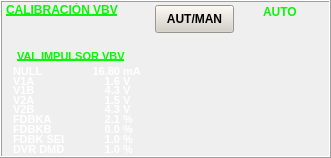
  <widget class="QFrame" name="FrCalVBV_">
   <property name="geometry">
    <rect>
     <x>7</x>
     <y>40</y>
     <width>331</width>
     <height>158</height>
    </rect>
   </property>
   <property name="frameShape">
    <enum>QFrame::Box</enum>
   </property>
   <property name="frameShadow">
    <enum>QFrame::Raised</enum>
   </property>
   <widget class="QLabel" name="lbVBVT">
    <property name="geometry">
     <rect>
      <x>6</x>
      <y>3</y>
      <width>121</width>
      <height>13</height>
     </rect>
    </property>
    <property name="font">
     <font>
      <pointsize>9</pointsize>
      <weight>75</weight>
      <bold>true</bold>
      <underline>true</underline>
     </font>
    </property>
    <property name="layoutDirection">
     <enum>Qt::LeftToRight</enum>
    </property>
    <property name="styleSheet">
     <string notr="true">background-color: rgba(255, 255, 255, 0);
color: rgb(8, 247, 8);</string>
    </property>
    <property name="text">
     <string>CALIBRACIÓN VBV</string>
    </property>
   </widget>
   <widget class="QLabel" name="lbAutoVBV">
    <property name="geometry">
     <rect>
      <x>263</x>
      <y>4</y>
      <width>41</width>
      <height>16</height>
     </rect>
    </property>
    <property name="font">
     <font>
      <pointsize>9</pointsize>
      <weight>75</weight>
      <bold>true</bold>
      <underline>false</underline>
     </font>
    </property>
    <property name="layoutDirection">
     <enum>Qt::LeftToRight</enum>
    </property>
    <property name="styleSheet">
     <string notr="true">background-color: rgba(255, 255, 255, 0);
color: rgb(8, 247, 8);</string>
    </property>
    <property name="text">
     <string>AUTO</string>
    </property>
   </widget>
   <widget class="QPushButton" name="btnAUTVBV">
    <property name="geometry">
     <rect>
      <x>155</x>
      <y>5</y>
      <width>79</width>
      <height>28</height>
     </rect>
    </property>
    <property name="font">
     <font>
      <pointsize>9</pointsize>
      <weight>75</weight>
      <bold>true</bold>
     </font>
    </property>
    <property name="styleSheet">
     <string notr="true">background-color: rgb(212, 208, 200);</string>
    </property>
    <property name="text">
     <string>AUT/MAN</string>
    </property>
   </widget>
   <widget class="QLabel" name="lbVBVT_2">
    <property name="geometry">
     <rect>
      <x>17</x>
      <y>48</y>
      <width>121</width>
      <height>16</height>
     </rect>
    </property>
    <property name="font">
     <font>
      <pointsize>8</pointsize>
      <weight>75</weight>
      <bold>true</bold>
      <underline>true</underline>
     </font>
    </property>
    <property name="layoutDirection">
     <enum>Qt::LeftToRight</enum>
    </property>
    <property name="styleSheet">
     <string notr="true">background-color: rgba(255, 255, 255, 0);
color: rgb(8, 247, 8);</string>
    </property>
    <property name="text">
     <string>VAL IMPULSOR VBV</string>
    </property>
   </widget>
   <widget class="QLabel" name="lbImpVBVT_1">
    <property name="geometry">
     <rect>
      <x>13</x>
      <y>63</y>
      <width>41</width>
      <height>16</height>
     </rect>
    </property>
    <property name="font">
     <font>
      <pointsize>8</pointsize>
      <weight>75</weight>
      <bold>true</bold>
      <underline>false</underline>
     </font>
    </property>
    <property name="layoutDirection">
     <enum>Qt::LeftToRight</enum>
    </property>
    <property name="styleSheet">
     <string notr="true">color: rgb(255, 255, 255);
background-color: rgba(255, 255, 255, 0);</string>
    </property>
    <property name="text">
     <string>NULL</string>
    </property>
   </widget>
   <widget class="QLabel" name="lbImpVBV_1">
    <property name="geometry">
     <rect>
      <x>59</x>
      <y>63</y>
      <width>61</width>
      <height>16</height>
     </rect>
    </property>
    <property name="font">
     <font>
      <pointsize>8</pointsize>
      <weight>75</weight>
      <bold>true</bold>
      <underline>false</underline>
     </font>
    </property>
    <property name="layoutDirection">
     <enum>Qt::LeftToRight</enum>
    </property>
    <property name="styleSheet">
     <string notr="true">color: rgb(255, 255, 255);
background-color: rgba(255, 255, 255, 0);</string>
    </property>
    <property name="text">
     <string>16.80</string>
    </property>
    <property name="alignment">
     <set>Qt::AlignRight|Qt::AlignTrailing|Qt::AlignVCenter</set>
    </property>
   </widget>
   <widget class="QLabel" name="lbImpVBVU_1">
    <property name="geometry">
     <rect>
      <x>123</x>
      <y>63</y>
      <width>41</width>
      <height>16</height>
     </rect>
    </property>
    <property name="font">
     <font>
      <pointsize>8</pointsize>
      <weight>75</weight>
      <bold>true</bold>
      <underline>false</underline>
     </font>
    </property>
    <property name="layoutDirection">
     <enum>Qt::LeftToRight</enum>
    </property>
    <property name="styleSheet">
     <string notr="true">color: rgb(255, 255, 255);
background-color: rgba(255, 255, 255, 0);</string>
    </property>
    <property name="text">
     <string>mA</string>
    </property>
   </widget>
   <widget class="QLabel" name="lbImpVBVT_2">
    <property name="geometry">
     <rect>
      <x>13</x>
      <y>73</y>
      <width>41</width>
      <height>16</height>
     </rect>
    </property>
    <property name="font">
     <font>
      <pointsize>8</pointsize>
      <weight>75</weight>
      <bold>true</bold>
      <underline>false</underline>
     </font>
    </property>
    <property name="layoutDirection">
     <enum>Qt::LeftToRight</enum>
    </property>
    <property name="styleSheet">
     <string notr="true">color: rgb(255, 255, 255);
background-color: rgba(255, 255, 255, 0);</string>
    </property>
    <property name="text">
     <string>V1A</string>
    </property>
   </widget>
   <widget class="QLabel" name="lbImpVBV_2">
    <property name="geometry">
     <rect>
      <x>59</x>
      <y>73</y>
      <width>61</width>
      <height>16</height>
     </rect>
    </property>
    <property name="font">
     <font>
      <pointsize>8</pointsize>
      <weight>75</weight>
      <bold>true</bold>
      <underline>false</underline>
     </font>
    </property>
    <property name="layoutDirection">
     <enum>Qt::LeftToRight</enum>
    </property>
    <property name="styleSheet">
     <string notr="true">color: rgb(255, 255, 255);
background-color: rgba(255, 255, 255, 0);</string>
    </property>
    <property name="text">
     <string>1.6</string>
    </property>
    <property name="alignment">
     <set>Qt::AlignRight|Qt::AlignTrailing|Qt::AlignVCenter</set>
    </property>
   </widget>
   <widget class="QLabel" name="lbImpVBVU_2">
    <property name="geometry">
     <rect>
      <x>123</x>
      <y>73</y>
      <width>41</width>
      <height>16</height>
     </rect>
    </property>
    <property name="font">
     <font>
      <pointsize>8</pointsize>
      <weight>75</weight>
      <bold>true</bold>
      <underline>false</underline>
     </font>
    </property>
    <property name="layoutDirection">
     <enum>Qt::LeftToRight</enum>
    </property>
    <property name="styleSheet">
     <string notr="true">color: rgb(255, 255, 255);
background-color: rgba(255, 255, 255, 0);</string>
    </property>
    <property name="text">
     <string>V</string>
    </property>
   </widget>
   <widget class="QLabel" name="lbImpVBVT_3">
    <property name="geometry">
     <rect>
      <x>13</x>
      <y>82</y>
      <width>41</width>
      <height>16</height>
     </rect>
    </property>
    <property name="font">
     <font>
      <pointsize>8</pointsize>
      <weight>75</weight>
      <bold>true</bold>
      <underline>false</underline>
     </font>
    </property>
    <property name="layoutDirection">
     <enum>Qt::LeftToRight</enum>
    </property>
    <property name="styleSheet">
     <string notr="true">color: rgb(255, 255, 255);
background-color: rgba(255, 255, 255, 0);</string>
    </property>
    <property name="text">
     <string>V1B</string>
    </property>
   </widget>
   <widget class="QLabel" name="lbImpVBV_3">
    <property name="geometry">
     <rect>
      <x>59</x>
      <y>82</y>
      <width>61</width>
      <height>16</height>
     </rect>
    </property>
    <property name="font">
     <font>
      <pointsize>8</pointsize>
      <weight>75</weight>
      <bold>true</bold>
      <underline>false</underline>
     </font>
    </property>
    <property name="layoutDirection">
     <enum>Qt::LeftToRight</enum>
    </property>
    <property name="styleSheet">
     <string notr="true">color: rgb(255, 255, 255);
background-color: rgba(255, 255, 255, 0);</string>
    </property>
    <property name="text">
     <string>4.3</string>
    </property>
    <property name="alignment">
     <set>Qt::AlignRight|Qt::AlignTrailing|Qt::AlignVCenter</set>
    </property>
   </widget>
   <widget class="QLabel" name="lbImpVBVU_3">
    <property name="geometry">
     <rect>
      <x>123</x>
      <y>82</y>
      <width>41</width>
      <height>16</height>
     </rect>
    </property>
    <property name="font">
     <font>
      <pointsize>8</pointsize>
      <weight>75</weight>
      <bold>true</bold>
      <underline>false</underline>
     </font>
    </property>
    <property name="layoutDirection">
     <enum>Qt::LeftToRight</enum>
    </property>
    <property name="styleSheet">
     <string notr="true">color: rgb(255, 255, 255);
background-color: rgba(255, 255, 255, 0);</string>
    </property>
    <property name="text">
     <string>V</string>
    </property>
   </widget>
   <widget class="QLabel" name="lbIMPVBVU_4">
    <property name="geometry">
     <rect>
      <x>123</x>
      <y>92</y>
      <width>41</width>
      <height>16</height>
     </rect>
    </property>
    <property name="font">
     <font>
      <pointsize>8</pointsize>
      <weight>75</weight>
      <bold>true</bold>
      <underline>false</underline>
     </font>
    </property>
    <property name="layoutDirection">
     <enum>Qt::LeftToRight</enum>
    </property>
    <property name="styleSheet">
     <string notr="true">background-color: rgba(255, 255, 255, 0);
color: rgb(255, 255, 255);</string>
    </property>
    <property name="text">
     <string>V</string>
    </property>
   </widget>
   <widget class="QLabel" name="lbIMPVBV_4">
    <property name="geometry">
     <rect>
      <x>59</x>
      <y>92</y>
      <width>61</width>
      <height>16</height>
     </rect>
    </property>
    <property name="font">
     <font>
      <pointsize>8</pointsize>
      <weight>75</weight>
      <bold>true</bold>
      <underline>false</underline>
     </font>
    </property>
    <property name="layoutDirection">
     <enum>Qt::LeftToRight</enum>
    </property>
    <property name="styleSheet">
     <string notr="true">background-color: rgba(255, 255, 255, 0);
color: rgb(255, 255, 255);</string>
    </property>
    <property name="text">
     <string>1.5</string>
    </property>
    <property name="alignment">
     <set>Qt::AlignRight|Qt::AlignTrailing|Qt::AlignVCenter</set>
    </property>
   </widget>
   <widget class="QLabel" name="lbIMPVBVT_4">
    <property name="geometry">
     <rect>
      <x>13</x>
      <y>92</y>
      <width>41</width>
      <height>16</height>
     </rect>
    </property>
    <property name="font">
     <font>
      <pointsize>8</pointsize>
      <weight>75</weight>
      <bold>true</bold>
      <underline>false</underline>
     </font>
    </property>
    <property name="layoutDirection">
     <enum>Qt::LeftToRight</enum>
    </property>
    <property name="styleSheet">
     <string notr="true">color: rgb(255, 255, 255);
background-color: rgba(255, 255, 255, 0);</string>
    </property>
    <property name="text">
     <string>V2A</string>
    </property>
   </widget>
   <widget class="QLabel" name="lbIMPVBVT_5">
    <property name="geometry">
     <rect>
      <x>13</x>
      <y>101</y>
      <width>41</width>
      <height>16</height>
     </rect>
    </property>
    <property name="font">
     <font>
      <pointsize>8</pointsize>
      <weight>75</weight>
      <bold>true</bold>
      <underline>false</underline>
     </font>
    </property>
    <property name="layoutDirection">
     <enum>Qt::LeftToRight</enum>
    </property>
    <property name="styleSheet">
     <string notr="true">color: rgb(255, 255, 255);
background-color: rgba(255, 255, 255, 0);</string>
    </property>
    <property name="text">
     <string>V2B</string>
    </property>
   </widget>
   <widget class="QLabel" name="lbIMPVBV_5">
    <property name="geometry">
     <rect>
      <x>59</x>
      <y>101</y>
      <width>61</width>
      <height>16</height>
     </rect>
    </property>
    <property name="font">
     <font>
      <pointsize>8</pointsize>
      <weight>75</weight>
      <bold>true</bold>
      <underline>false</underline>
     </font>
    </property>
    <property name="layoutDirection">
     <enum>Qt::LeftToRight</enum>
    </property>
    <property name="styleSheet">
     <string notr="true">background-color: rgba(255, 255, 255, 0);
color: rgb(255, 255, 255);</string>
    </property>
    <property name="text">
     <string>4.3</string>
    </property>
    <property name="alignment">
     <set>Qt::AlignRight|Qt::AlignTrailing|Qt::AlignVCenter</set>
    </property>
   </widget>
   <widget class="QLabel" name="lbIMPVBVU_5">
    <property name="geometry">
     <rect>
      <x>123</x>
      <y>101</y>
      <width>41</width>
      <height>16</height>
     </rect>
    </property>
    <property name="font">
     <font>
      <pointsize>8</pointsize>
      <weight>75</weight>
      <bold>true</bold>
      <underline>false</underline>
     </font>
    </property>
    <property name="layoutDirection">
     <enum>Qt::LeftToRight</enum>
    </property>
    <property name="styleSheet">
     <string notr="true">background-color: rgba(255, 255, 255, 0);
color: rgb(255, 255, 255);</string>
    </property>
    <property name="text">
     <string>V</string>
    </property>
   </widget>
   <widget class="QLabel" name="lbIMPVBVT_6">
    <property name="geometry">
     <rect>
      <x>13</x>
      <y>111</y>
      <width>41</width>
      <height>16</height>
     </rect>
    </property>
    <property name="font">
     <font>
      <pointsize>8</pointsize>
      <weight>75</weight>
      <bold>true</bold>
      <underline>false</underline>
     </font>
    </property>
    <property name="layoutDirection">
     <enum>Qt::LeftToRight</enum>
    </property>
    <property name="styleSheet">
     <string notr="true">background-color: rgba(255, 255, 255, 0);
color: rgb(255, 255, 255);</string>
    </property>
    <property name="text">
     <string>FDBKA</string>
    </property>
   </widget>
   <widget class="QLabel" name="lbIMPVBV_6">
    <property name="geometry">
     <rect>
      <x>59</x>
      <y>111</y>
      <width>61</width>
      <height>16</height>
     </rect>
    </property>
    <property name="font">
     <font>
      <pointsize>8</pointsize>
      <weight>75</weight>
      <bold>true</bold>
      <underline>false</underline>
     </font>
    </property>
    <property name="layoutDirection">
     <enum>Qt::LeftToRight</enum>
    </property>
    <property name="styleSheet">
     <string notr="true">background-color: rgba(255, 255, 255, 0);
color: rgb(255, 255, 255);</string>
    </property>
    <property name="text">
     <string>2.1</string>
    </property>
    <property name="alignment">
     <set>Qt::AlignRight|Qt::AlignTrailing|Qt::AlignVCenter</set>
    </property>
   </widget>
   <widget class="QLabel" name="lbIMPVBVU_6">
    <property name="geometry">
     <rect>
      <x>123</x>
      <y>111</y>
      <width>41</width>
      <height>16</height>
     </rect>
    </property>
    <property name="font">
     <font>
      <pointsize>8</pointsize>
      <weight>75</weight>
      <bold>true</bold>
      <underline>false</underline>
     </font>
    </property>
    <property name="layoutDirection">
     <enum>Qt::LeftToRight</enum>
    </property>
    <property name="styleSheet">
     <string notr="true">background-color: rgba(255, 255, 255, 0);
color: rgb(255, 255, 255);</string>
    </property>
    <property name="text">
     <string>%</string>
    </property>
   </widget>
   <widget class="QLabel" name="lbIMPVBVT_7">
    <property name="geometry">
     <rect>
      <x>13</x>
      <y>121</y>
      <width>41</width>
      <height>16</height>
     </rect>
    </property>
    <property name="font">
     <font>
      <pointsize>8</pointsize>
      <weight>75</weight>
      <bold>true</bold>
      <underline>false</underline>
     </font>
    </property>
    <property name="layoutDirection">
     <enum>Qt::LeftToRight</enum>
    </property>
    <property name="styleSheet">
     <string notr="true">background-color: rgba(255, 255, 255, 0);
color: rgb(255, 255, 255);</string>
    </property>
    <property name="text">
     <string>FDBKB</string>
    </property>
   </widget>
   <widget class="QLabel" name="lbIMPVBV_7">
    <property name="geometry">
     <rect>
      <x>59</x>
      <y>121</y>
      <width>61</width>
      <height>16</height>
     </rect>
    </property>
    <property name="font">
     <font>
      <pointsize>8</pointsize>
      <weight>75</weight>
      <bold>true</bold>
      <underline>false</underline>
     </font>
    </property>
    <property name="layoutDirection">
     <enum>Qt::LeftToRight</enum>
    </property>
    <property name="styleSheet">
     <string notr="true">background-color: rgba(255, 255, 255, 0);
color: rgb(255, 255, 255);</string>
    </property>
    <property name="text">
     <string>0.0</string>
    </property>
    <property name="alignment">
     <set>Qt::AlignRight|Qt::AlignTrailing|Qt::AlignVCenter</set>
    </property>
   </widget>
   <widget class="QLabel" name="lbIMPVBVU_7">
    <property name="geometry">
     <rect>
      <x>123</x>
      <y>121</y>
      <width>41</width>
      <height>16</height>
     </rect>
    </property>
    <property name="font">
     <font>
      <pointsize>8</pointsize>
      <weight>75</weight>
      <bold>true</bold>
      <underline>false</underline>
     </font>
    </property>
    <property name="layoutDirection">
     <enum>Qt::LeftToRight</enum>
    </property>
    <property name="styleSheet">
     <string notr="true">background-color: rgba(255, 255, 255, 0);
color: rgb(255, 255, 255);</string>
    </property>
    <property name="text">
     <string>%</string>
    </property>
   </widget>
   <widget class="QLabel" name="lbIMPVBVT_8">
    <property name="geometry">
     <rect>
      <x>13</x>
      <y>131</y>
      <width>51</width>
      <height>16</height>
     </rect>
    </property>
    <property name="font">
     <font>
      <pointsize>8</pointsize>
      <weight>75</weight>
      <bold>true</bold>
      <underline>false</underline>
     </font>
    </property>
    <property name="layoutDirection">
     <enum>Qt::LeftToRight</enum>
    </property>
    <property name="styleSheet">
     <string notr="true">background-color: rgba(255, 255, 255, 0);
color: rgb(255, 255, 255);</string>
    </property>
    <property name="text">
     <string>FDBK SEL</string>
    </property>
   </widget>
   <widget class="QLabel" name="lbIMPVBV_8">
    <property name="geometry">
     <rect>
      <x>59</x>
      <y>131</y>
      <width>61</width>
      <height>16</height>
     </rect>
    </property>
    <property name="font">
     <font>
      <pointsize>8</pointsize>
      <weight>75</weight>
      <bold>true</bold>
      <underline>false</underline>
     </font>
    </property>
    <property name="layoutDirection">
     <enum>Qt::LeftToRight</enum>
    </property>
    <property name="styleSheet">
     <string notr="true">background-color: rgba(255, 255, 255, 0);
color: rgb(255, 255, 255);</string>
    </property>
    <property name="text">
     <string>1.0</string>
    </property>
    <property name="alignment">
     <set>Qt::AlignRight|Qt::AlignTrailing|Qt::AlignVCenter</set>
    </property>
   </widget>
   <widget class="QLabel" name="lbIMPVBVU_8">
    <property name="geometry">
     <rect>
      <x>123</x>
      <y>131</y>
      <width>41</width>
      <height>16</height>
     </rect>
    </property>
    <property name="font">
     <font>
      <pointsize>8</pointsize>
      <weight>75</weight>
      <bold>true</bold>
      <underline>false</underline>
     </font>
    </property>
    <property name="layoutDirection">
     <enum>Qt::LeftToRight</enum>
    </property>
    <property name="styleSheet">
     <string notr="true">background-color: rgba(255, 255, 255, 0);
color: rgb(255, 255, 255);</string>
    </property>
    <property name="text">
     <string>%</string>
    </property>
   </widget>
   <widget class="QLabel" name="lbIMPVBVT_9">
    <property name="geometry">
     <rect>
      <x>13</x>
      <y>141</y>
      <width>51</width>
      <height>16</height>
     </rect>
    </property>
    <property name="font">
     <font>
      <pointsize>8</pointsize>
      <weight>75</weight>
      <bold>true</bold>
      <underline>false</underline>
     </font>
    </property>
    <property name="layoutDirection">
     <enum>Qt::LeftToRight</enum>
    </property>
    <property name="styleSheet">
     <string notr="true">background-color: rgba(255, 255, 255, 0);
color: rgb(255, 255, 255);</string>
    </property>
    <property name="text">
     <string>DVR DMD</string>
    </property>
   </widget>
   <widget class="QLabel" name="lbIMPVBV_9">
    <property name="geometry">
     <rect>
      <x>59</x>
      <y>141</y>
      <width>61</width>
      <height>16</height>
     </rect>
    </property>
    <property name="font">
     <font>
      <pointsize>8</pointsize>
      <weight>75</weight>
      <bold>true</bold>
      <underline>false</underline>
     </font>
    </property>
    <property name="layoutDirection">
     <enum>Qt::LeftToRight</enum>
    </property>
    <property name="styleSheet">
     <string notr="true">background-color: rgba(255, 255, 255, 0);
color: rgb(255, 255, 255);</string>
    </property>
    <property name="text">
     <string>1.0</string>
    </property>
    <property name="alignment">
     <set>Qt::AlignRight|Qt::AlignTrailing|Qt::AlignVCenter</set>
    </property>
   </widget>
   <widget class="QLabel" name="lbIMPVBVU_9">
    <property name="geometry">
     <rect>
      <x>123</x>
      <y>141</y>
      <width>41</width>
      <height>16</height>
     </rect>
    </property>
    <property name="font">
     <font>
      <pointsize>8</pointsize>
      <weight>75</weight>
      <bold>true</bold>
      <underline>false</underline>
     </font>
    </property>
    <property name="layoutDirection">
     <enum>Qt::LeftToRight</enum>
    </property>
    <property name="styleSheet">
     <string notr="true">background-color: rgba(255, 255, 255, 0);
color: rgb(255, 255, 255);</string>
    </property>
    <property name="text">
     <string>%</string>
    </property>
   </widget>
  </widget>
